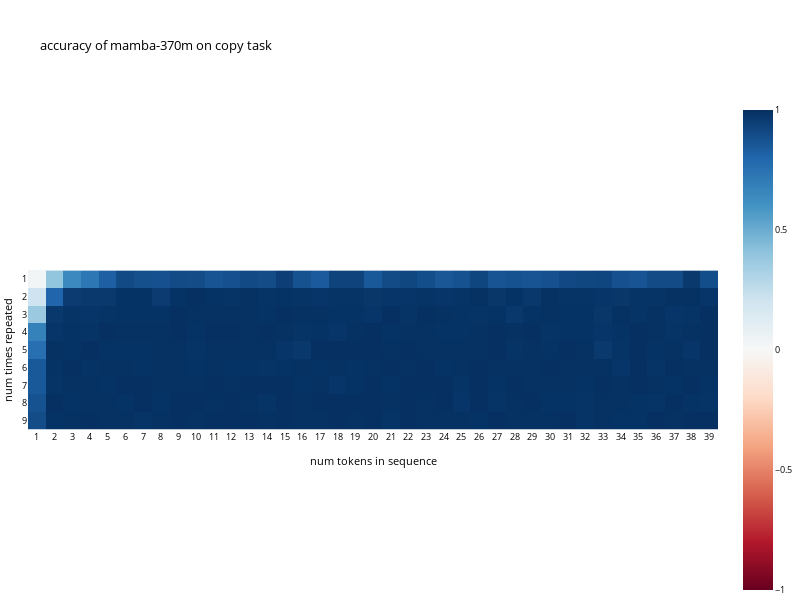

Source (notebook cell):
### Code cell
imshow(output_data.T, x=[str(x) for x in range(1,max_seq_len)], y=[str(y) for y in range(1,max_num_repeats)], fix_size=True, font_size=9, title='accuracy of mamba-370m on copy task', xaxis='num tokens in sequence', yaxis='num times repeated')

# here we see that it is very good as long as sequence longer than 3 and it's repeated at least twice. It's alright for repeated once but I'd prefer starting with a higher accuracy.
# I'll do 6 tokens in sequence, and repeat it 2 times (so 3 times total)
# 1 hr 5 min

### Figure 1 — Plotly figure (JSON) as saved in the notebook; plotly's stock layout.template omitted (floating-point values rounded to 4 significant figures; data arrays with more than 128 entries replaced by an {"elided": "..."} marker saying what was removed)
{"data": [{"coloraxis": "coloraxis", "hovertemplate": "num tokens in sequence: %{x}<br>num times repeated: %{y}<br>color: %{z}<extra></extra>", "name": "0", "type": "heatmap", "x": ["1", "2", "3", "4", "5", "6", "7", "8", "9", "10", "11", "12", "13", "14", "15", "16", "17", "18", "19", "20", "21", "22", "23", "24", "25", "26", "27", "28", "29", "30", "31", "32", "33", "34", "35", "36", "37", "38", "39"], "xaxis": "x", "y": ["1", "2", "3", "4", "5", "6", "7", "8", "9"], "yaxis": "y", "z": {"elided": "9x39 float values"}}], "layout": {"autosize": false, "coloraxis": {"cmid": 0, "colorscale": [[0, "rgb(103,0,31)"], [0.1, "rgb(178,24,43)"], [0.2, "rgb(214,96,77)"], [0.3, "rgb(244,165,130)"], [0.4, "rgb(253,219,199)"], [0.5, "rgb(247,247,247)"], [0.6, "rgb(209,229,240)"], [0.7, "rgb(146,197,222)"], [0.8, "rgb(67,147,195)"], [0.9, "rgb(33,102,172)"], [1, "rgb(5,48,97)"]]}, "font": {"color": "black", "size": 9}, "height": 600, "legend": {"x": 0.01, "xanchor": "left", "y": 0.99, "yanchor": "top"}, "margin": {"b": 0, "l": 0, "r": 0, "t": 100}, "showlegend": true, "title": {"text": "accuracy of mamba-370m on copy task"}, "width": 800, "xaxis": {"anchor": "y", "constrain": "domain", "domain": [0, 1], "scaleanchor": "y", "tickmode": "array", "ticktext": ["1", "2", "3", "4", "5", "6", "7", "8", "9", "10", "11", "12", "13", "14", "15", "16", "17", "18", "19", "20", "21", "22", "23", "24", "25", "26", "27", "28", "29", "30", "31", "32", "33", "34", "35", "36", "37", "38", "39"], "tickvals": ["1", "2", "3", "4", "5", "6", "7", "8", "9", "10", "11", "12", "13", "14", "15", "16", "17", "18", "19", "20", "21", "22", "23", "24", "25", "26", "27", "28", "29", "30", "31", "32", "33", "34", "35", "36", "37", "38", "39"], "title": {"text": "num tokens in sequence"}}, "yaxis": {"anchor": "x", "autorange": "reversed", "constrain": "domain", "domain": [0, 1], "tickmode": "array", "ticktext": ["1", "2", "3", "4", "5", "6", "7", "8", "9"], "tickvals": ["1", "2", "3", "4", "5", "6", "7", "8", "9"], "title": {"text": "num times repeated"}}}}
